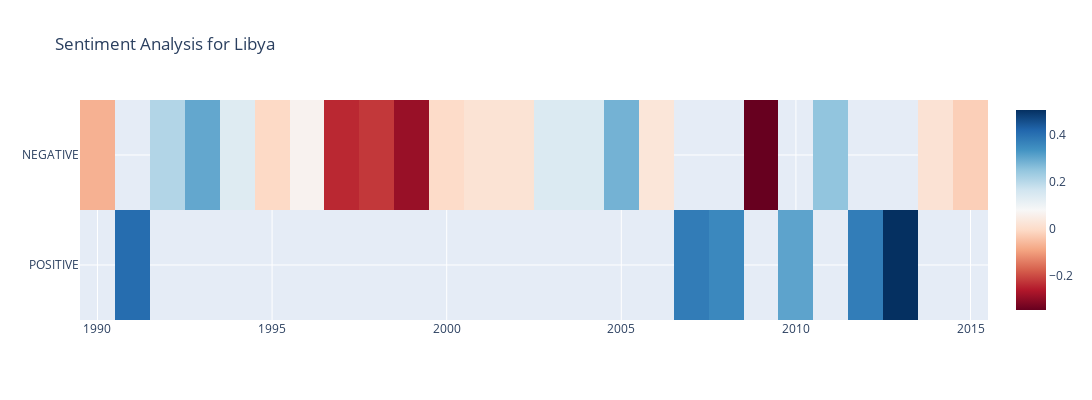

The notebook cell this image was saved under:
### Code cell
sentiment_graph(libiya, 'Libya')

### Figure 1 — Plotly figure (JSON) as saved in the notebook; plotly's stock layout.template omitted (floating-point values rounded to 4 significant figures)
{"data": [{"colorscale": [[0, "rgb(103,0,31)"], [0.1, "rgb(178,24,43)"], [0.2, "rgb(214,96,77)"], [0.3, "rgb(244,165,130)"], [0.4, "rgb(253,219,199)"], [0.5, "rgb(247,247,247)"], [0.6, "rgb(209,229,240)"], [0.7, "rgb(146,197,222)"], [0.8, "rgb(67,147,195)"], [0.9, "rgb(33,102,172)"], [1, "rgb(5,48,97)"]], "type": "heatmap", "x": [1990, 1991, 1992, 1993, 1994, 1995, 1996, 1997, 1998, 1999, 2000, 2001, 2004, 2005, 2006, 2007, 2008, 2009, 2010, 2011, 2012, 2013, 2014, 2015], "y": ["NEGATIVE", "POSITIVE", "NEGATIVE", "NEGATIVE", "NEGATIVE", "NEGATIVE", "NEGATIVE", "NEGATIVE", "NEGATIVE", "NEGATIVE", "NEGATIVE", "NEGATIVE", "NEGATIVE", "NEGATIVE", "NEGATIVE", "POSITIVE", "POSITIVE", "NEGATIVE", "POSITIVE", "NEGATIVE", "POSITIVE", "POSITIVE", "NEGATIVE", "NEGATIVE"], "z": [-0.07026, 0.4058, 0.2059, 0.2993, 0.1353, -0.006013, 0.06596, -0.241, -0.2212, -0.2887, -0.000785, 0.01835, 0.1416, 0.281, 0.02732, 0.3767, 0.3539, -0.344, 0.306, 0.2487, 0.3754, 0.5032, 0.01749, -0.02406]}], "layout": {"autosize": false, "height": 400, "title": {"text": "Sentiment Analysis for Libya"}, "width": 1150, "yaxis": {"autorange": "reversed"}}}
